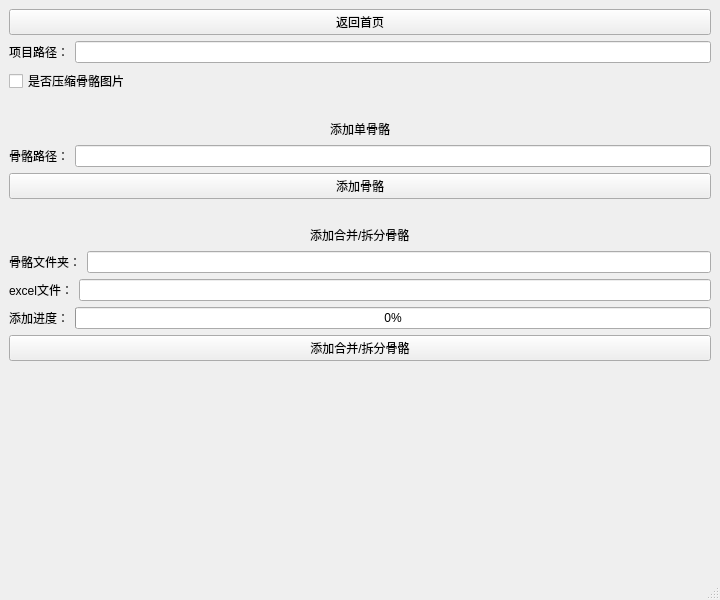
<?xml version="1.0" encoding="UTF-8"?>
<ui version="4.0">
 <class>MainWindow</class>
 <widget class="QMainWindow" name="MainWindow">
  <property name="geometry">
   <rect>
    <x>0</x>
    <y>0</y>
    <width>720</width>
    <height>600</height>
   </rect>
  </property>
  <property name="windowTitle">
   <string>添加骨骼</string>
  </property>
  <widget class="QWidget" name="centralwidget">
   <layout class="QVBoxLayout" name="verticalLayout">
    <item>
     <widget class="QPushButton" name="backHome">
      <property name="text">
       <string>返回首页</string>
      </property>
     </widget>
    </item>
    <item>
     <layout class="QHBoxLayout" name="horizontalLayout">
      <item>
       <widget class="QLabel" name="label">
        <property name="text">
         <string>项目路径：</string>
        </property>
       </widget>
      </item>
      <item>
       <widget class="QLineEdit" name="project_path">
        <property name="text">
         <string/>
        </property>
       </widget>
      </item>
     </layout>
    </item>
    <item>
     <widget class="QCheckBox" name="checkBox">
      <property name="text">
       <string>是否压缩骨骼图片</string>
      </property>
     </widget>
    </item>
    <item>
     <widget class="QLabel" name="label_3">
      <property name="text">
       <string/>
      </property>
     </widget>
    </item>
    <item>
     <layout class="QHBoxLayout" name="horizontalLayout_7">
      <item>
       <spacer name="horizontalSpacer">
        <property name="orientation">
         <enum>Qt::Horizontal</enum>
        </property>
        <property name="sizeHint" stdset="0">
         <size>
          <width>40</width>
          <height>20</height>
         </size>
        </property>
       </spacer>
      </item>
      <item>
       <widget class="QLabel" name="label_9">
        <property name="text">
         <string>添加单骨骼</string>
        </property>
       </widget>
      </item>
      <item>
       <spacer name="horizontalSpacer_2">
        <property name="orientation">
         <enum>Qt::Horizontal</enum>
        </property>
        <property name="sizeHint" stdset="0">
         <size>
          <width>40</width>
          <height>20</height>
         </size>
        </property>
       </spacer>
      </item>
     </layout>
    </item>
    <item>
     <layout class="QHBoxLayout" name="horizontalLayout_2">
      <item>
       <widget class="QLabel" name="label_2">
        <property name="text">
         <string>骨骼路径：</string>
        </property>
       </widget>
      </item>
      <item>
       <widget class="QLineEdit" name="oneBenePath">
        <property name="text">
         <string/>
        </property>
       </widget>
      </item>
     </layout>
    </item>
    <item>
     <layout class="QHBoxLayout" name="horizontalLayout_9">
      <item>
       <widget class="QPushButton" name="addOneBone">
        <property name="sizePolicy">
         <sizepolicy hsizetype="Minimum" vsizetype="Fixed">
          <horstretch>0</horstretch>
          <verstretch>0</verstretch>
         </sizepolicy>
        </property>
        <property name="text">
         <string>添加骨骼</string>
        </property>
       </widget>
      </item>
     </layout>
    </item>
    <item>
     <widget class="QLabel" name="label_10">
      <property name="text">
       <string/>
      </property>
     </widget>
    </item>
    <item>
     <layout class="QHBoxLayout" name="horizontalLayout_8">
      <item>
       <spacer name="horizontalSpacer_3">
        <property name="orientation">
         <enum>Qt::Horizontal</enum>
        </property>
        <property name="sizeHint" stdset="0">
         <size>
          <width>40</width>
          <height>20</height>
         </size>
        </property>
       </spacer>
      </item>
      <item>
       <widget class="QLabel" name="label_8">
        <property name="text">
         <string>添加合并/拆分骨骼</string>
        </property>
       </widget>
      </item>
      <item>
       <spacer name="horizontalSpacer_4">
        <property name="orientation">
         <enum>Qt::Horizontal</enum>
        </property>
        <property name="sizeHint" stdset="0">
         <size>
          <width>40</width>
          <height>20</height>
         </size>
        </property>
       </spacer>
      </item>
     </layout>
    </item>
    <item>
     <layout class="QHBoxLayout" name="horizontalLayout_4">
      <item>
       <widget class="QLabel" name="label_5">
        <property name="text">
         <string>骨骼文件夹：</string>
        </property>
       </widget>
      </item>
      <item>
       <widget class="QLineEdit" name="moreBonePath">
        <property name="text">
         <string/>
        </property>
       </widget>
      </item>
     </layout>
    </item>
    <item>
     <layout class="QHBoxLayout" name="horizontalLayout_5">
      <item>
       <widget class="QLabel" name="label_6">
        <property name="text">
         <string>excel文件：</string>
        </property>
       </widget>
      </item>
      <item>
       <widget class="QLineEdit" name="excelFile"/>
      </item>
     </layout>
    </item>
    <item>
     <layout class="QHBoxLayout" name="horizontalLayout_6">
      <item>
       <widget class="QLabel" name="label_7">
        <property name="text">
         <string>添加进度：</string>
        </property>
       </widget>
      </item>
      <item>
       <widget class="QProgressBar" name="moreProgressBar">
        <property name="value">
         <number>0</number>
        </property>
       </widget>
      </item>
     </layout>
    </item>
    <item>
     <layout class="QHBoxLayout" name="horizontalLayout_10">
      <item>
       <widget class="QPushButton" name="addMoreBone">
        <property name="enabled">
         <bool>true</bool>
        </property>
        <property name="sizePolicy">
         <sizepolicy hsizetype="Minimum" vsizetype="Fixed">
          <horstretch>0</horstretch>
          <verstretch>0</verstretch>
         </sizepolicy>
        </property>
        <property name="autoFillBackground">
         <bool>false</bool>
        </property>
        <property name="text">
         <string>添加合并/拆分骨骼</string>
        </property>
        <property name="autoRepeat">
         <bool>false</bool>
        </property>
        <property name="autoDefault">
         <bool>false</bool>
        </property>
       </widget>
      </item>
     </layout>
    </item>
    <item>
     <spacer name="verticalSpacer">
      <property name="orientation">
       <enum>Qt::Vertical</enum>
      </property>
      <property name="sizeHint" stdset="0">
       <size>
        <width>20</width>
        <height>40</height>
       </size>
      </property>
     </spacer>
    </item>
   </layout>
  </widget>
  <widget class="QStatusBar" name="statusbar"/>
 </widget>
 <resources/>
 <connections/>
</ui>
